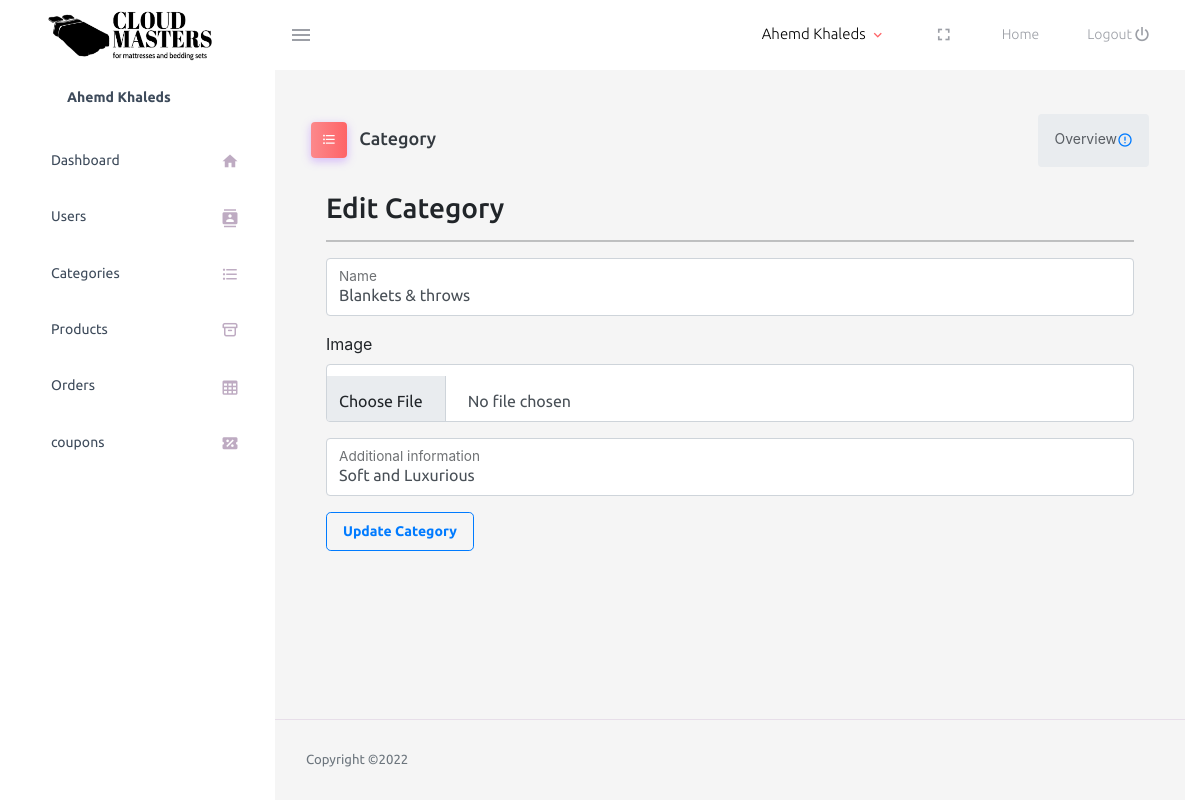
Page /store/admin/control/editCategory.php?id=1 (signed in) on the committed database.
### tables this page shows
CREATE TABLE `users` (
  `user_id` int NOT NULL,
  `first_name` varchar(255) NOT NULL,
  `last_name` varchar(255) NOT NULL,
  `address` varchar(255) NOT NULL,
  `phone` varchar(255) NOT NULL,
  `email` varchar(255) NOT NULL,
  `password` varchar(255) NOT NULL,
  `is_admin` tinyint NOT NULL DEFAULT '0',
  `city` varchar(255) NOT NULL
);

CREATE TABLE `categories` (
  `category_id` int NOT NULL,
  `category_name` varchar(255) NOT NULL,
  `image` varchar(255) NOT NULL,
  `extra` varchar(150) DEFAULT NULL
);

### store/admin/control/editCategory.php (the view, shortened to what this page needs)
<?php
require_once '../../views/connection.php';
$categoryID = $_GET['id'];
$category = $connect->query(
    "SELECT * FROM categories WHERE category_id='$categoryID'"
);
$category = $category->fetch();
?>
<?php require '../views/header.php'; ?>
<div class="container-fluid page-body-wrapper">
<?php require 'sidebar.php'; ?>
<div class="main-panel">
          <div class="content-wrapper" style="background:whitesmoke;">
            <div class="page-header">
              <h3 class="page-title">
                <span class="page-title-icon bg-gradient-primary text-white me-2">
                  <i class="mdi mdi-format-list-bulleted menu-icon"></i>
                </span> Category
              </h3>
              <nav aria-label="breadcrumb">
                <ul class="breadcrumb">
                  <li class="breadcrumb-item active" aria-current="page">
                    <span></span>Overview <i class="mdi mdi-alert-circle-outline icon-sm text-primary align-middle"></i>
                  </li>
                </ul>
              </nav>
            </div>
            <div class="container-xl">
                <h3>Edit Category</h3>
                <hr>
                <form class="form" method='post' enctype="multipart/form-data">
                <div class="form-floating mb-3">
                    <input type="text" class="form-control" id="floatingInput" placeholder="John Martin" name='name'
                    value = "<?php echo $category[
                        'category_name'
                    ]; ?>" required>
                    <label for="floatingInput">Name</label>
                </div>
                <label for="floatingInput">Image</label>
                <div class="form-floating mb-3">
                    <input type="file" class="form-control" id="floatingInput" name='uploadimg'
                    value = "C:\Apache24\htdocs\E_Commerce\imgs\<?php echo $category[
                        'image'
                    ]; ?>" required>
                </div>
                <div class="form-floating mb-3">
                    <input type="text" class="form-control" id="floatingInput" placeholder="extra" name='extra'
                     value = "<?php echo $category['extra']; ?>" required>
                    <label for="floatingInput">Additional information</label>
                </div>
                <div>
                    <input type="submit" class="btn btn-lg btn-outline-primary" value="Update Category" name='updateCategory'>
                </div>
</form>
</div>
</div>
<?php require '../views/footer.php'; ?>

### store/admin/views/header.php (shortened to what this page needs)
<?php require_once '../../views/connection.php'; ?>
<?php
$curId = $_SESSION['userid'];
$curUser = $connect->query("SELECT * FROM users WHERE user_id='$curId'");
$curUser = $curUser->fetch();
?>
<!DOCTYPE html>
<html lang="en">
  <head>
    <link rel="stylesheet" href="../assets/css/users.css">
    <link rel="stylesheet" href="https://cdnjs.cloudflare.com/ajax/libs/font-awesome/6.2.0/css/all.min.css">
    <link rel="stylesheet" href="../assets/vendors/mdi/css/materialdesignicons.min.css">
    <link rel="stylesheet" href="../assets/vendors/css/vendor.bundle.base.css">
    <link rel="stylesheet" href="https://unicons.iconscout.com/release/v4.0.0/css/line.css">
    <link rel="stylesheet" href="../assets/css/style.css">
    <link rel="stylesheet" href="https://stackpath.bootstrapcdn.com/bootstrap/4.5.0/css/bootstrap.min.css">
    <link rel="stylesheet" href="https://maxcdn.bootstrapcdn.com/font-awesome/4.7.0/css/font-awesome.min.css">
  </head>
  <body>
      <nav class="navbar default-layout-navbar col-lg-12 col-12 p-0 fixed-top d-flex flex-row">
        <div class="text-center navbar-brand-wrapper d-flex align-items-center justify-content-center">
          <a class="navbar-brand brand-logo" href="../views/index.php"><img src="../../images/ltrblack.png" alt="logo" style="min-height: 60px; min-width:175px;" /></a>
        </div>
        <div class="navbar-menu-wrapper d-flex align-items-stretch">
          <button class="navbar-toggler navbar-toggler align-self-center" type="button" data-toggle="minimize">
            <span class="mdi mdi-menu"></span>
          </button>
          <ul class="navbar-nav navbar-nav-right">
            <li class="nav-item nav-profile dropdown">
              <a class="nav-link dropdown-toggle" id="profileDropdown" href="#" data-bs-toggle="dropdown" aria-expanded="false">
                <div class="nav-profile-text">
                  <p class="mb-1 text-black"><?php echo $curUser['first_name'] .
                      ' ' .
                      $curUser['last_name']; ?></p>
                </div>
              </a>
            </li>
            <li class="nav-item d-none d-lg-block full-screen-link">
            <a class="nav-link">
                <i class="mdi mdi-fullscreen" id="fullscreen-button"></i>
              </a>
            </li>
            <li class="nav-item nav-logout d-none d-lg-block">
              <a class="nav-link" href="../../views/index.php">
                Home
              </a>
            </li>
            <li class="nav-item nav-logout d-none d-lg-block">
              <a class="nav-link" href="../../views/profile/logout.php">
                Logout
                <i class="mdi mdi-power"></i>
              </a>
            </li>
          </ul>
        </div>
      </nav>

### store/admin/control/sidebar.php
<nav class="sidebar sidebar-offcanvas" id="sidebar">
  <ul class="nav">
    <li class="nav-item nav-profile">
      <a href="#" class="nav-link">
        <div class="nav-profile-text d-flex flex-column">
          <span class="font-weight-bold mb-2"><?php echo $curUser[
              'first_name'
          ] .
              ' ' .
              $curUser['last_name']; ?></span>
        </div>
      </a>
    </li>
    <li class="nav-item">
      <a class="nav-link" href="../views/index.php">
        <span class="menu-title">Dashboard</span>
        <i class="mdi mdi-home menu-icon"></i>
      </a>
    </li>
    <li class="nav-item">
      <a class="nav-link" href="../views/users.php">
        <span class="menu-title">Users</span>
        <i class="mdi mdi-contacts menu-icon"></i>
      </a>
    </li>
    <li class="nav-item">
      <a class="nav-link" href="../views/categories.php">
        <span class="menu-title">Categories</span>
        <i class="mdi mdi-format-list-bulleted menu-icon"></i>
      </a>
    </li>
    <li class="nav-item">
      <a class="nav-link" href="../views/products.php">
        <span class="menu-title">Products</span>
        <i class="uil uil-archive menu-icon"></i>
      </a>
    </li>
    <li class="nav-item">
      <a class="nav-link" href="../views/orders.php">
        <span class="menu-title">Orders</span>
        <i class="mdi mdi-table-large menu-icon"></i>
      </a>
    </li>
    <li class="nav-item">
      <a class="nav-link" href="../views/coupons.php">
        <span class="menu-title">coupons</span>
        <i class="mdi mdi-ticket-percent menu-icon"></i>
      </a>
    </li>
  </ul>
</nav>

### store/admin/assets/css/users.css (style rules this page uses)
body { color: #566787; background: #f5f5f5; font-family: 'Varela Round', sans-serif; font-size: 13px; }

### rows in the picture
users: first_name "Ahemd", last_name "Khaleds"
categories: name "Blankets & throws", extra "Soft and Luxurious"
